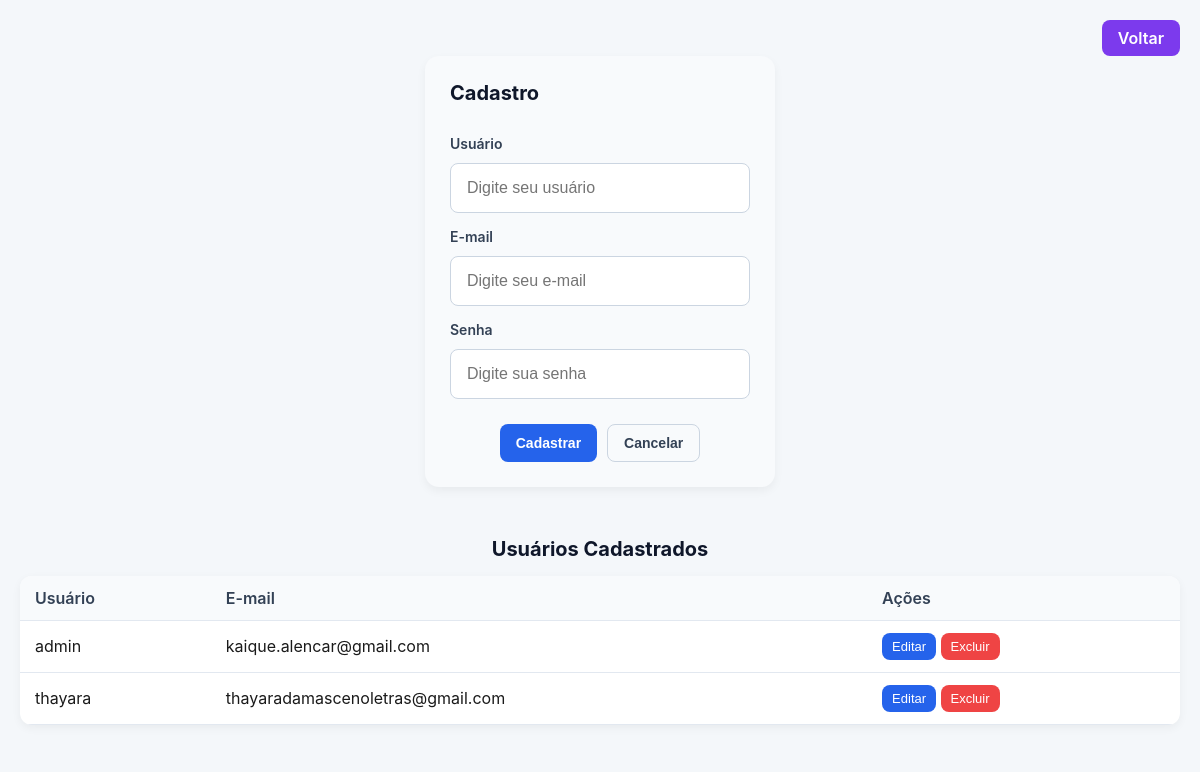
The app's page /cadastrar-usuario, older data.
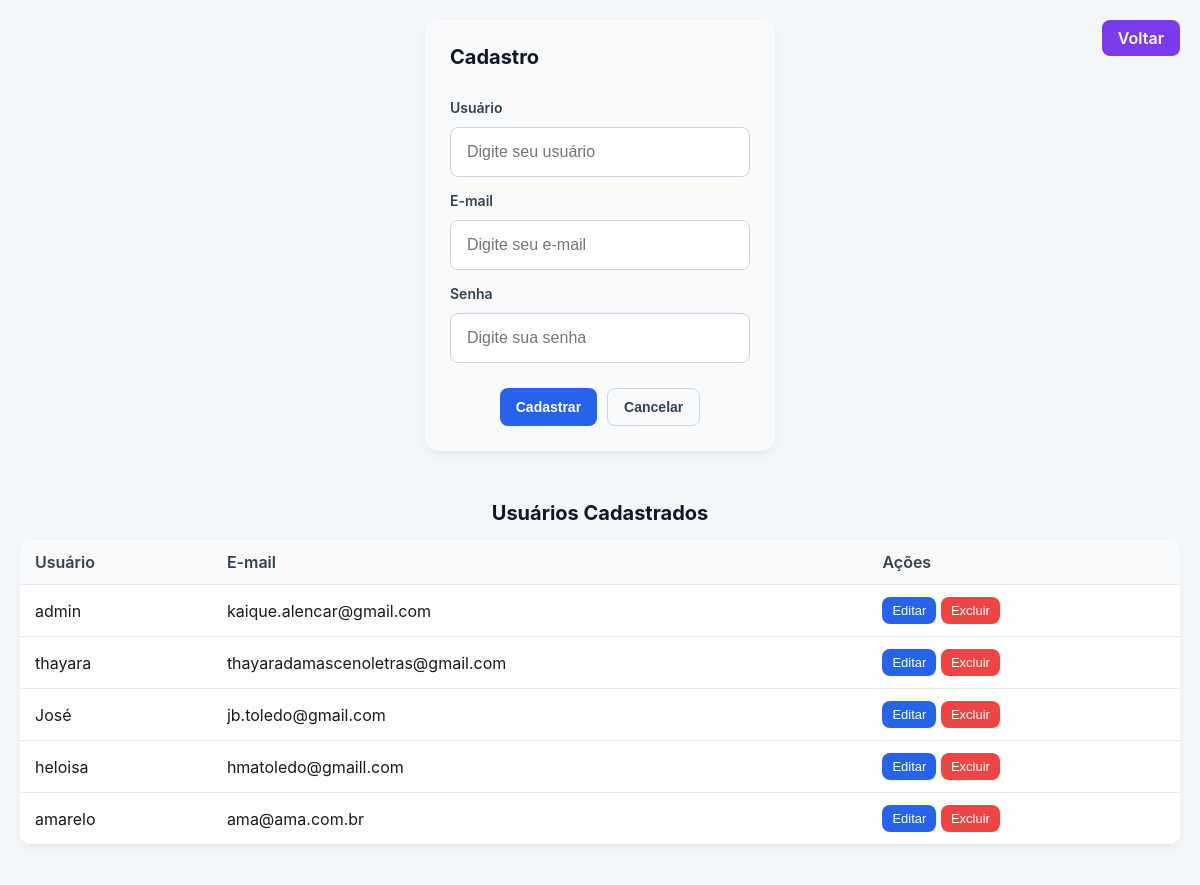
The same page, newer data.
### app/models/user.py (models this page shows, shortened)
class User(db.Model):
    __tablename__ = "users"
    id = db.Column(db.Integer, primary_key=True)
    usuario = db.Column(db.String(80), unique=True, nullable=False)
    email = db.Column(db.String(120), unique=True, nullable=False)
    password_hash = db.Column(db.String(128), nullable=False)
    @property
    def password(self):
        raise AttributeError("A senha não pode ser lida diretamente")

### app/auth/routes.py (the view, shortened to what this page needs)
@usuario_bp.route("/cadastrar-usuario", methods=["POST", "GET"])
def cadastrar_usuario():
   users = User.query.all()
   return render_template("auth/usuario_form.html", users=users)

### app/templates/auth/usuario_form.html (shortened to what this page needs)
{% extends "base/_base.html" %}
{% set show_back_button = True %}
{% block css_page %}
<link rel="stylesheet" href="{{ url_for('static', filename='css/usuario.css') }}">
{% endblock %}
{% block content %}
<form class="user-form" method="POST" id="registerForm"
      action="{{ url_for('usuarios.atualizar_usuario', id=usuario.id) if usuario else url_for('usuarios.cadastrar_usuario') }}">
  <h2>{{ 'Editar Usuário' if usuario else 'Cadastro' }}</h2>
  <div class="full">
    <label for="registerUser">Usuário</label>
    <input type="text" id="usuario" name="usuario"
           placeholder="Digite seu usuário"
           value="{{ usuario.usuario if usuario else '' }}" required>
  </div>
  <div class="full">
    <label for="registerEmail">E-mail</label>
    <input type="email" id="email" name="email"
           placeholder="Digite seu e-mail"
           value="{{ usuario.email if usuario else '' }}" required>
  </div>
  <div class="full">
    <label for="registerPassword">Senha</label>
    <input type="password" id="senha" name="senha"
           placeholder="{{ 'Deixe vazio para não alterar' if usuario else 'Digite sua senha' }}">
  </div>
  <div class="actions">
    <button type="submit" class="btn btn-primary">
      {{ 'Salvar Alterações' if usuario else 'Cadastrar' }}
    </button>
    <button type="button" class="btn btn-ghost"
            onclick="window.location.href='{{ url_for('usuarios.cadastrar_usuario') }}'">
      Cancelar
    </button>
  </div>
</form>
{% endblock %}
{% block full_width %}
<section class="user-table-section">
  <h2>Usuários Cadastrados</h2>
  <table class="user-table">
    <thead>
      <th>Usuário</th>
      <th>E-mail</th>
      <th>Ações</th>
    </thead>
    <tbody>
      {% for user in users %}
        <tr>
          <td>{{ user.usuario }}</td>
          <td>{{ user.email }}</td>
          <td>
            <form method="GET" action="{{ url_for('usuarios.atualizar_usuario', id=user.id) }}" style="display:inline;">
              <button type="submit" class="btn-editar">Editar</button>
            </form>
            <form method="POST" action="{{ url_for('usuarios.deletar_usuario', id=user.id) }}" style="display:inline;">
              <button type="submit" class="btn-excluir">Excluir</button>
            </form>
          </td>
        </tr>
      {% endfor %}
    </tbody>
  </table>
</section>
{% endblock %}

### app/templates/base/_base.html (shortened to what this page needs)
<!doctype html>
<html lang="pt-BR">
<head>
  {% block css_page %}{% endblock %}
</head>
<body class="{% block body_class %}{% endblock %}">
  {% if show_back_button %}
    <a href="{{ url_for('main.index') }}" class="btn-voltar-canto">Voltar</a>
  {% endif %}
  {% block content %}{% endblock %}
  {% block full_width %}{% endblock %}
</body>
</html>

### app/static/css/usuario.css (style rules this page uses)
* { margin: 0; padding: 0; box-sizing: border-box; }
body { font-family: "Inter", sans-serif; background: #f4f7fa; display: flex; justify-content: center; align-items: center; min-height: 100vh; color: #1a1a1a; }
.user-form { display: flex; flex-direction: column; gap: 20px; padding: 25px; border-radius: 14px; background: #f8fafc; box-shadow: 0 4px 10px rgba(0,0,0,0.05); }
.user-form h2 { color: #0f172a; font-weight: 700; margin-bottom: 15px; }
.user-form input, .user-form select, .user-form textarea { width: 80%; min-width: 300px; height: 50px; padding: 12px 16px; font-size: 16px; }
label { font-weight: 600; margin-bottom: 6px; color: #334155; }
input { width: 100%; padding: 12px 14px; border: 1px solid #cbd5e1; border-radius: 10px; background: #ffffff; font-size: 16px; transition: 0.2s; }
.actions { display: flex; gap: 16px; margin-top: 10px; }
.btn { padding: 12px 20px; border: none; border-radius: 10px; cursor: pointer; font-size: 16px; font-weight: 600; transition: 0.25s; }
.btn-primary { background: #2563eb; color: white; }
.btn-ghost { background: transparent; color: #334155; border: 1px solid #cbd5e1; }
body { background: #f4f7fa; display: flex; justify-content: center; align-items: center; min-height: 100vh; }
.actions { display: flex; gap: 10px; margin-top: 10px; justify-content: center; }
.btn { padding: 10px 16px; font-size: 14px; }
body { font-family: "Inter", sans-serif; background: #f4f7fa; color: #1a1a1a; display: flex; flex-direction: column; align-items: center; min-height: 100vh; padding: 20px 0; }
.user-form { display: flex; flex-direction: column; gap: 15px; }
.user-form h2 { font-size: 20px; font-weight: 700; color: #0f172a; }
.full { display: flex; flex-direction: column; gap: 5px; }
label { font-size: 14px; font-weight: 600; color: #334155; }
input { padding: 10px 12px; font-size: 14px; border-radius: 8px; border: 1px solid #cbd5e1; background: #ffffff; }
.actions { display: flex; gap: 10px; justify-content: center; }
.btn { padding: 10px 16px; font-size: 14px; border-radius: 8px; cursor: pointer; }
.btn-primary { background: #2563eb; color: white; border: none; }
.btn-editar { background: #2563eb; color: white; border: none; padding: 6px 10px; font-size: 13px; border-radius: 8px; cursor: pointer; transition: 0.2s; }
.btn-excluir { background: #ef4444; color: white; border: none; padding: 6px 10px; font-size: 13px; border-radius: 8px; cursor: pointer; transition: 0.2s; }
.btn-voltar-canto { position: absolute; top: 20px; right: 20px; padding: 8px 16px; background-color: #7c3aed; color: white; border-radius: 8px; font-weight: 600; text-decoration: none; transition: 0.3s; }
.user-table-section { width: 100%; max-width: 1200px; margin-top: 30px; padding: 20px; background: #f4f7fa; }
.user-table-section h2 { font-size: 20px; font-weight: 700; margin-bottom: 15px; color: #0f172a; text-align: center; }
.user-table { width: 100%; border-collapse: collapse; background: #ffffff; box-shadow: 0 3px 10px rgba(0,0,0,0.05); border-radius: 12px; overflow: hidden; }
.user-table th, .user-table td { padding: 12px 15px; text-align: left; border-bottom: 1px solid #e2e8f0; }
.user-table th { background: #f8fafc; font-weight: 600; color: #334155; }

Row changes from the older to the newer data that the page shows:
added User: usuario "José", email "jb.toledo@gmail.com"
added User: usuario "heloisa", email "hmatoledo@gmaill.com"
added User: usuario "amarelo", email "ama@ama.com.br"
